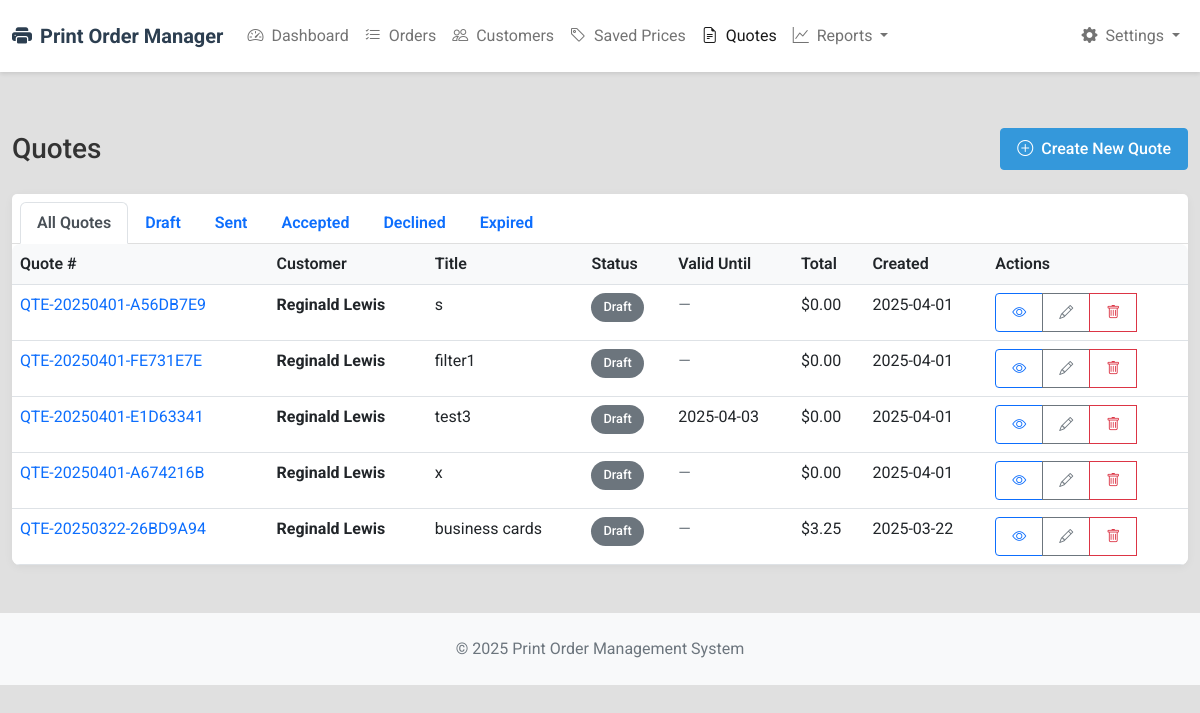
/quotes, run on an earlier commit of the app's database.
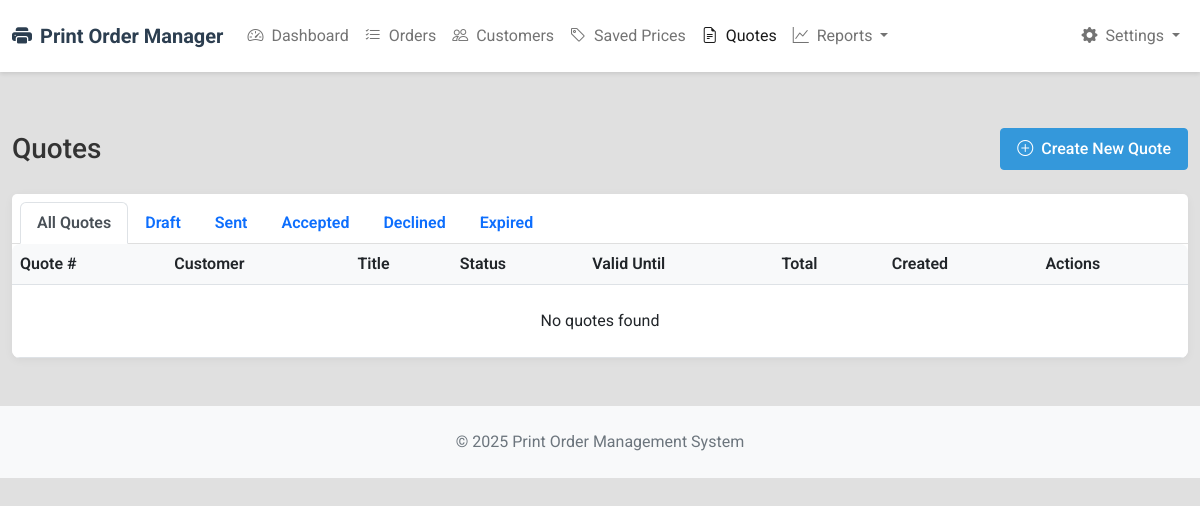
And on a later commit of the database.
### models.py (models this page shows, shortened)
class Quote(db.Model):
    id = db.Column(db.Integer, primary_key=True)
    quote_number = db.Column(db.String(20), unique=True, nullable=False)
    customer_id = db.Column(db.Integer, db.ForeignKey('customer.id'), nullable=False)
    user_id = db.Column(db.Integer, db.ForeignKey('user.id'), nullable=False)
    title = db.Column(db.String(100), nullable=False)
    description = db.Column(db.Text)
    status = db.Column(db.String(20), default='draft')  # draft, sent, accepted, declined, expired
    valid_until = db.Column(db.DateTime)
    total_price = db.Column(db.Float, default=0.0)
    created_at = db.Column(db.DateTime, default=datetime.utcnow)
    updated_at = db.Column(db.DateTime, default=datetime.utcnow, onupdate=datetime.utcnow)
    items = db.relationship('QuoteItem', backref='quote', lazy=True, cascade="all, delete-orphan")
    customer = db.relationship('Customer', backref='quotes')
    created_by = db.relationship('User', backref='quotes')

class Customer(db.Model):
    id = db.Column(db.Integer, primary_key=True)
    name = db.Column(db.String(100), nullable=False)
    email = db.Column(db.String(120), nullable=False)
    phone = db.Column(db.String(20))
    company = db.Column(db.String(100))
    address = db.Column(db.Text)
    notes = db.Column(db.Text)
    created_at = db.Column(db.DateTime, default=datetime.utcnow)
    orders = db.relationship('Order', backref='customer', lazy=True)

### routes.py (the view)
@app.route('/quotes')
@login_required
def quotes_index():
    status_filter = request.args.get('status', 'all')
    if status_filter == 'all':
        quotes = Quote.query.order_by(Quote.created_at.desc()).all()
    else:
        quotes = Quote.query.filter_by(status=status_filter).order_by(Quote.created_at.desc()).all()
    return render_template('quotes/index.html', quotes=quotes, current_filter=status_filter)

### routes.py (called while the page is built, shortened)
def login_required(f):
    @functools.wraps(f)
    def decorated_function(*args, **kwargs):
        return f(*args, **kwargs)
    return decorated_function

@app.before_request
def get_default_user():
    g.user = User.query.filter_by(role='admin').first()

### templates/quotes/index.html (shortened to what the changed rows need)
{% extends "layout.html" %}
{% block page_header %}
<div class="d-flex justify-content-between align-items-center mb-4">
    <h1 class="h3 mb-0">Quotes</h1>
</div>
{% endblock %}
{% block content %}
<div class="card">
    <div class="card-body p-0">
        <div class="table-responsive">
            <table class="table mb-0">
                <thead>
                    <tr>
                        <th>Quote #</th>
                        <th>Customer</th>
                        <th>Title</th>
                        <th>Status</th>
                        <th>Valid Until</th>
                        <th>Total</th>
                        <th>Created</th>
                        <th>Actions</th>
                    </tr>
                </thead>
                <tbody>
                    {% if quotes %}
                        {% for quote in quotes %}
                        <tr>
                            <td>
                                <a href="{{ url_for('quotes_view', id=quote.id) }}" class="text-decoration-none">
                                    {{ quote.quote_number }}
                                </a>
                            </td>
                            <td>
                                <strong>{{ quote.customer.name }}</strong>
                            </td>
                            <td>{{ quote.title }}</td>
                            <td>
                                {% if quote.status == 'draft' %}
                                    <span class="badge bg-secondary">Draft</span>
                                {% elif quote.status == 'sent' %}
                                    <span class="badge bg-primary">Sent</span>
                                {% elif quote.status == 'accepted' %}
                                    <span class="badge bg-success">Accepted</span>
                                {% elif quote.status == 'declined' %}
                                    <span class="badge bg-danger">Declined</span>
                                {% elif quote.status == 'expired' %}
                                    <span class="badge bg-warning text-dark">Expired</span>
                                {% endif %}
                            </td>
                            <td>
                                {% if quote.valid_until %}
                                    {{ quote.valid_until.strftime('%Y-%m-%d') }}
                                {% else %}
                                    <span class="text-muted">—</span>
                                {% endif %}
                            </td>
                            <td>${{ "%.2f"|format(quote.total_price) }}</td>
                            <td>{{ quote.created_at.strftime('%Y-%m-%d') }}</td>
                            <td>
                                <div class="btn-group btn-group-sm">
                                    <a href="{{ url_for('quotes_view', id=quote.id) }}" class="btn btn-outline-primary" title="View">
                                        <i class="bi bi-eye"></i>
                                    </a>
                                    {% if quote.status == 'draft' %}
                                    <a href="{{ url_for('quotes_edit', id=quote.id) }}" class="btn btn-outline-secondary" title="Edit">
                                        <i class="bi bi-pencil"></i>
                                    </a>
                                    {% endif %}
                                    <button type="button" class="btn btn-outline-danger"
                                            title="Delete"
                                            onclick="if(confirm('Are you sure you want to delete this quote?')) { document.getElementById('delete-quote-{{ quote.id }}').submit(); }">
                                        <i class="bi bi-trash"></i>
                                    </button>
                                </div>
                            </td>
                        </tr>
                        {% endfor %}
                    {% else %}
                        <tr>
                            <td colspan="8" class="text-center py-4">No quotes found</td>
                        </tr>
                    {% endif %}
                </tbody>
            </table>
        </div>
    </div>
</div>
{% endblock %}

What changed in the data, as far as the page shows it:
removed Quote: quote_number "QTE-20250401-A56DB7E9", customer.name "Reginald Lewis", title "s", status "Draft", total_price "0.00", created_at "2025-04-01"
removed Quote: quote_number "QTE-20250401-FE731E7E", customer.name "Reginald Lewis", title "filter1", status "Draft", total_price "0.00", created_at "2025-04-01"
removed Quote: quote_number "QTE-20250401-E1D63341", customer.name "Reginald Lewis", title "test3", status "Draft", valid_until "2025-04-03", total_price "0.00", created_at "2025-04-01"
removed Quote: quote_number "QTE-20250401-A674216B", customer.name "Reginald Lewis", title "x", status "Draft", total_price "0.00", created_at "2025-04-01"
removed Quote: quote_number "QTE-20250322-26BD9A94", customer.name "Reginald Lewis", title "business cards", status "Draft", total_price "3.25", created_at "2025-03-22"
Also different on the page:
text now shown: "No quotes found"
